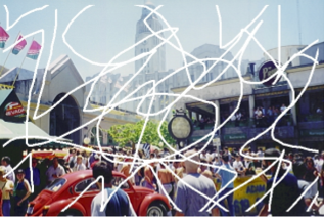
#> input picture 98_reg/sample_im.png, 324 x 217 px
$ python imedit.py   (older library calls are emulated)
#> lines starting #> are read from the running program, lines starting #| are printed output that depends on the picture
#!/usr/bin/env python3
# -*- coding: utf-8 -*-
"""
Created on Sat Oct 12 13:32:05 2019

@author: 278mt
"""

import cv2
from matplotlib import pyplot as plt
import numpy as np


class Graph(object):

    def __init__(self, fname: str):

#> called with fname = 'sample_im.png'
        self.im = cv2.imread(fname)[:, :, ::-1]
        self.filt = np.zeros_like(self.im)
        self.fname = fname


    def imshow(self, im: np.ndarray):

        plt.imshow(im)
        plt.show()


    def imsave(self, im: np.ndarray, fname: str=None):

        if fname is None:
            fname = self.fname.replace('.', '_res.')

        cv2.imwrite(fname, im[:, :, ::-1])


    def laplacian(self):

        lap_im = cv2.Laplacian(self.im, cv2.CV_32F)
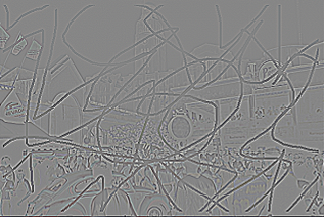
#> lap_im: shape (217, 324, 3) float32; mean R, G, B -0.4, -0.5, -0.4; drawn with min black and max white
        self.lap_im = lap_im


    def filtering(self, point: tuple):

        if (self.lap_im[point[::-1]] > 0).any():
            return

        filt = self.lap_im.copy()
        filt[filt <= 0] = 0
        filt[filt > 0] = 255
        filt[filt.sum(axis=2) > 0] = 255

        # 塗りつぶしに関する
        # http://pynote.hatenablog.com/entry/opencv-flood-fill
        mask = np.zeros(np.array(filt.shape[:2], dtype=np.uint) + 2, dtype=np.uint8)
        fl = cv2.floodFill(filt[:, :, 0], mask, point, 127)
        pre_filt = fl[1].get()
        for i in range(3):
            filt[:, :, i] = pre_filt

        filt[filt != 127] = 0
        filt[filt == 127] = 255

        # 近傍編集に関する
        # https://www.blog.umentu.work/python-opencv3%E3%81%A7%E7%94%BB%E7%B4%A0%E3%81%AE%E8%86%A8%E5%BC%B5%E5%87%A6%E7%90%86dilation%E3%81%A8%E5%8F%8E%E7%B8%AE%E5%87%A6%E7%90%86erosion-%E3%81%A1%E3%82%87%E3%81%A3%E3%81%A8%E8%A7%A3/
        nb = np.array([[0, 1, 0],
                       [1, 1, 1],
                       [0, 1, 0]], np.uint8)

        # 8近傍で膨張処理
        filt = cv2.dilate(filt, nb, iterations=1)

        self.filt |= filt.astype(np.uint8)


    def inpainting(self):

        dst = np.zeros_like(self.filt)
        for i in range(3):
            dst[:, :, i] = cv2.inpaint(self.im[:, :, i], self.filt[:, :, i], 3, cv2.INPAINT_TELEA)

        self.dst = dst


if __name__ == '__main__':

    fname = 'sample_im.png'
    xg = Graph(fname)
    xg.imshow(xg.im)
    xg.laplacian()
    xg.imshow(xg.lap_im)
#> in imshow (call 2), `plt.show()`:
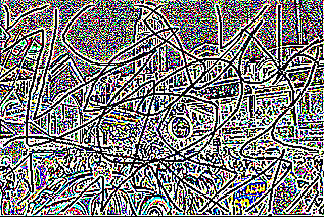
#> shown: shape (217, 324, 3) float32; mean R, G, B 0.5, 0.495, 0.495
    points = [(5, 5), (30, 155), (300, 195), (315, 200), (105, 107), (200, 125)]
    for point in points:
#> (the run stopped early here; a loop or call above may not have finished)
